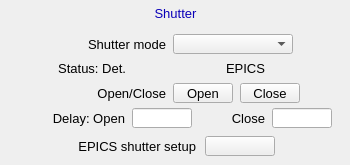
<?xml version="1.0" ?>
<ui version="4.0">
  <class>Dialog</class>
  <widget class="QWidget" name="screen">
    <property name="geometry">
      <rect>
        <x>85</x>
        <y>111</y>
        <width>350</width>
        <height>165</height>
      </rect>
    </property>
    <property name="styleSheet">
      <string notr="true">QWidget#screen {
  color: rgb(0, 0, 0);
  background-color: rgb(187, 187, 187);
  }</string>
    </property>
    <property name="windowTitle">
      <string>ADShutter</string>
    </property>
    <widget class="PyDMDrawingRectangle" name="rectangle">
      <property name="geometry">
        <rect>
          <x>122</x>
          <y>2</y>
          <width>107</width>
          <height>21</height>
        </rect>
      </property>
      <property name="brush" stdset="0">
        <brush brushstyle="SolidPattern">
          <color alpha="255">
            <red>218</red>
            <green>218</green>
            <blue>218</blue>
          </color>
        </brush>
      </property>
      <property name="penStyle" stdset="0">
        <enum>Qt::SolidLine</enum>
      </property>
      <property name="penColor" stdset="0">
        <color>
          <red>218</red>
          <green>218</green>
          <blue>218</blue>
        </color>
      </property>
      <property name="penWidth" stdset="0">
        <double>0</double>
      </property>
      <property name="penCapStyle" stdset="0">
        <enum>Qt::FlatCap</enum>
      </property>
      <property name="toolTip">
        <string>rectangle</string>
      </property>
    </widget>
    <widget class="PyDMDrawingRectangle" name="rectangle_1">
      <property name="geometry">
        <rect>
          <x>0</x>
          <y>0</y>
          <width>350</width>
          <height>165</height>
        </rect>
      </property>
      <property name="brush" stdset="0">
        <brush brushstyle="NoBrush">
          <color alpha="255">
            <red>0</red>
            <green>0</green>
            <blue>0</blue>
          </color>
        </brush>
      </property>
      <property name="penStyle" stdset="0">
        <enum>Qt::SolidLine</enum>
      </property>
      <property name="penColor" stdset="0">
        <color>
          <red>0</red>
          <green>0</green>
          <blue>0</blue>
        </color>
      </property>
      <property name="penWidth" stdset="0">
        <double>1</double>
      </property>
      <property name="penCapStyle" stdset="0">
        <enum>Qt::FlatCap</enum>
      </property>
      <property name="toolTip">
        <string>rectangle_1</string>
      </property>
    </widget>
    <widget class="QLabel" name="text">
      <property name="geometry">
        <rect>
          <x>96</x>
          <y>3</y>
          <width>159</width>
          <height>20</height>
        </rect>
      </property>
      <property name="text">
        <string>Shutter</string>
      </property>
      <property name="font" stdset="0">
        <font>
          <pointsize>10</pointsize>
        </font>
      </property>
      <property name="brush" stdset="0">
        <brush brushstyle="SolidPattern">
          <color alpha="255">
            <red>10</red>
            <green>0</green>
            <blue>184</blue>
          </color>
        </brush>
      </property>
      <property name="toolTip">
        <string>text</string>
      </property>
      <property name="alignment">
        <set>Qt::AlignCenter</set>
      </property>
      <property name="styleSheet">
        <string notr="true">QLabel#text {
  color: rgb(10, 0, 184);
  }</string>
      </property>
    </widget>
    <widget class="QLabel" name="text_1">
      <property name="geometry">
        <rect>
          <x>16</x>
          <y>34</y>
          <width>150</width>
          <height>20</height>
        </rect>
      </property>
      <property name="text">
        <string>Shutter mode</string>
      </property>
      <property name="font" stdset="0">
        <font>
          <pointsize>10</pointsize>
        </font>
      </property>
      <property name="brush" stdset="0">
        <brush brushstyle="SolidPattern">
          <color alpha="255">
            <red>0</red>
            <green>0</green>
            <blue>0</blue>
          </color>
        </brush>
      </property>
      <property name="toolTip">
        <string>text_1</string>
      </property>
      <property name="alignment">
        <set>Qt::AlignRight|Qt::AlignTrailing|Qt::AlignVCenter</set>
      </property>
      <property name="styleSheet">
        <string notr="true">QLabel#text_1 {
  color: rgb(0, 0, 0);
  }</string>
      </property>
    </widget>
    <widget class="PyDMEnumComboBox" name="menu">
      <property name="geometry">
        <rect>
          <x>173</x>
          <y>34</y>
          <width>120</width>
          <height>20</height>
        </rect>
      </property>
      <property name="toolTip">
        <string>${prefix}ShutterMode</string>
      </property>
      <property name="channel" stdset="0">
        <string>ca://${prefix}ShutterMode</string>
      </property>
      <property name="font" stdset="0">
        <font>
          <pointsize>10</pointsize>
        </font>
      </property>
      <property name="styleSheet">
        <string notr="true">PyDMEnumComboBox#menu {
  color: rgb(0, 0, 0);
  background-color: rgb(115, 223, 255);
  }</string>
      </property>
    </widget>
    <widget class="QLabel" name="text_2">
      <property name="geometry">
        <rect>
          <x>66</x>
          <y>83</y>
          <width>100</width>
          <height>20</height>
        </rect>
      </property>
      <property name="text">
        <string>Open/Close</string>
      </property>
      <property name="font" stdset="0">
        <font>
          <pointsize>10</pointsize>
        </font>
      </property>
      <property name="brush" stdset="0">
        <brush brushstyle="SolidPattern">
          <color alpha="255">
            <red>0</red>
            <green>0</green>
            <blue>0</blue>
          </color>
        </brush>
      </property>
      <property name="toolTip">
        <string>text_2</string>
      </property>
      <property name="alignment">
        <set>Qt::AlignRight|Qt::AlignTrailing|Qt::AlignVCenter</set>
      </property>
      <property name="styleSheet">
        <string notr="true">QLabel#text_2 {
  color: rgb(0, 0, 0);
  }</string>
      </property>
    </widget>
    <widget class="PyDMPushButton" name="message_button">
      <property name="geometry">
        <rect>
          <x>173</x>
          <y>83</y>
          <width>60</width>
          <height>20</height>
        </rect>
      </property>
      <property name="text">
        <string>Open</string>
      </property>
      <property name="font" stdset="0">
        <font>
          <pointsize>10</pointsize>
        </font>
      </property>
      <property name="toolTip">
        <string>${prefix}ShutterControl</string>
      </property>
      <property name="channel" stdset="0">
        <string>ca://${prefix}ShutterControl</string>
      </property>
      <property name="pressValue" stdset="0">
        <string>1</string>
      </property>
      <property name="styleSheet">
        <string notr="true">PyDMPushButton#message_button {
  color: rgb(0, 0, 0);
  background-color: rgb(115, 223, 255);
  }</string>
      </property>
    </widget>
    <widget class="PyDMPushButton" name="message_button_1">
      <property name="geometry">
        <rect>
          <x>240</x>
          <y>83</y>
          <width>60</width>
          <height>20</height>
        </rect>
      </property>
      <property name="text">
        <string>Close</string>
      </property>
      <property name="font" stdset="0">
        <font>
          <pointsize>10</pointsize>
        </font>
      </property>
      <property name="toolTip">
        <string>${prefix}ShutterControl</string>
      </property>
      <property name="channel" stdset="0">
        <string>ca://${prefix}ShutterControl</string>
      </property>
      <property name="pressValue" stdset="0">
        <string>0</string>
      </property>
      <property name="styleSheet">
        <string notr="true">PyDMPushButton#message_button_1 {
  color: rgb(0, 0, 0);
  background-color: rgb(115, 223, 255);
  }</string>
      </property>
    </widget>
    <widget class="QLabel" name="text_3">
      <property name="geometry">
        <rect>
          <x>6</x>
          <y>58</y>
          <width>120</width>
          <height>20</height>
        </rect>
      </property>
      <property name="text">
        <string>Status: Det.</string>
      </property>
      <property name="font" stdset="0">
        <font>
          <pointsize>10</pointsize>
        </font>
      </property>
      <property name="brush" stdset="0">
        <brush brushstyle="SolidPattern">
          <color alpha="255">
            <red>0</red>
            <green>0</green>
            <blue>0</blue>
          </color>
        </brush>
      </property>
      <property name="toolTip">
        <string>text_3</string>
      </property>
      <property name="alignment">
        <set>Qt::AlignRight|Qt::AlignTrailing|Qt::AlignVCenter</set>
      </property>
      <property name="styleSheet">
        <string notr="true">QLabel#text_3 {
  color: rgb(0, 0, 0);
  }</string>
      </property>
    </widget>
    <widget class="PyDMLabel" name="text_update">
      <property name="geometry">
        <rect>
          <x>132</x>
          <y>59</y>
          <width>60</width>
          <height>18</height>
        </rect>
      </property>
      <property name="toolTip">
        <string>PV: ${prefix}ShutterStatus_RBV</string>
      </property>
      <property name="channel" stdset="0">
        <string>ca://${prefix}ShutterStatus_RBV</string>
      </property>
      <property name="displayFormat" stdset="0">
        <enum>PyDMLabel::String</enum>
      </property>
      <property name="font" stdset="0">
        <font>
          <pointsize>10</pointsize>
        </font>
      </property>
      <property name="alignment">
        <set>Qt::AlignCenter</set>
      </property>
      <property name="textInteractionFlags">
        <set>Qt::TextSelectableByKeyboard|Qt::TextSelectableByMouse</set>
      </property>
      <property name="styleSheet">
        <string notr="true">PyDMLabel#text_update {
  color: rgb(10, 0, 184);
  background-color: rgb(218, 218, 218);
  }</string>
      </property>
    </widget>
    <widget class="PyDMLineEdit" name="text_entry">
      <property name="geometry">
        <rect>
          <x>132</x>
          <y>108</y>
          <width>60</width>
          <height>20</height>
        </rect>
      </property>
      <property name="channel" stdset="0">
        <string>ca://${prefix}ShutterOpenDelay</string>
      </property>
      <property name="toolTip">
        <string>${prefix}ShutterOpenDelay</string>
      </property>
      <property name="font" stdset="0">
        <font>
          <pointsize>10</pointsize>
        </font>
      </property>
      <property name="styleSheet">
        <string notr="true">PyDMLineEdit#text_entry {
  color: rgb(0, 0, 0);
  background-color: rgb(115, 223, 255);
  border: 1px solid black;
  margin: 0px;
  padding: 0px;
  spacing: 0px;
  }</string>
      </property>
    </widget>
    <widget class="QLabel" name="text_4">
      <property name="geometry">
        <rect>
          <x>15</x>
          <y>108</y>
          <width>110</width>
          <height>20</height>
        </rect>
      </property>
      <property name="text">
        <string>Delay: Open</string>
      </property>
      <property name="font" stdset="0">
        <font>
          <pointsize>10</pointsize>
        </font>
      </property>
      <property name="brush" stdset="0">
        <brush brushstyle="SolidPattern">
          <color alpha="255">
            <red>0</red>
            <green>0</green>
            <blue>0</blue>
          </color>
        </brush>
      </property>
      <property name="toolTip">
        <string>text_4</string>
      </property>
      <property name="alignment">
        <set>Qt::AlignRight|Qt::AlignTrailing|Qt::AlignVCenter</set>
      </property>
      <property name="styleSheet">
        <string notr="true">QLabel#text_4 {
  color: rgb(0, 0, 0);
  }</string>
      </property>
    </widget>
    <widget class="QLabel" name="text_5">
      <property name="geometry">
        <rect>
          <x>215</x>
          <y>108</y>
          <width>50</width>
          <height>20</height>
        </rect>
      </property>
      <property name="text">
        <string>Close</string>
      </property>
      <property name="font" stdset="0">
        <font>
          <pointsize>10</pointsize>
        </font>
      </property>
      <property name="brush" stdset="0">
        <brush brushstyle="SolidPattern">
          <color alpha="255">
            <red>0</red>
            <green>0</green>
            <blue>0</blue>
          </color>
        </brush>
      </property>
      <property name="toolTip">
        <string>text_5</string>
      </property>
      <property name="alignment">
        <set>Qt::AlignRight|Qt::AlignTrailing|Qt::AlignVCenter</set>
      </property>
      <property name="styleSheet">
        <string notr="true">QLabel#text_5 {
  color: rgb(0, 0, 0);
  }</string>
      </property>
    </widget>
    <widget class="PyDMLineEdit" name="text_entry_1">
      <property name="geometry">
        <rect>
          <x>272</x>
          <y>108</y>
          <width>60</width>
          <height>20</height>
        </rect>
      </property>
      <property name="channel" stdset="0">
        <string>ca://${prefix}ShutterCloseDelay</string>
      </property>
      <property name="toolTip">
        <string>${prefix}ShutterCloseDelay</string>
      </property>
      <property name="font" stdset="0">
        <font>
          <pointsize>10</pointsize>
        </font>
      </property>
      <property name="styleSheet">
        <string notr="true">PyDMLineEdit#text_entry_1 {
  color: rgb(0, 0, 0);
  background-color: rgb(115, 223, 255);
  border: 1px solid black;
  margin: 0px;
  padding: 0px;
  spacing: 0px;
  }</string>
      </property>
    </widget>
    <widget class="PyDMRelatedDisplayButton" name="related_display">
      <property name="geometry">
        <rect>
          <x>205</x>
          <y>136</y>
          <width>70</width>
          <height>20</height>
        </rect>
      </property>
      <property name="showIcon" stdset="0">
        <bool>true</bool>
      </property>
      <property name="font" stdset="0">
        <font>
          <pointsize>10</pointsize>
        </font>
      </property>
      <property name="styleSheet">
        <string notr="true">PyDMRelatedDisplayButton#related_display {
  color: rgb(0, 0, 0);
  background-color: rgb(115, 223, 255);
  }</string>
      </property>
      <property name="titles" stdset="0">
        <stringlist>
          <string>EPICS shutter setup</string>
        </stringlist>
      </property>
      <property name="filenames" stdset="0">
        <stringlist>
          <string>ADEpicsShutter_V25.ui</string>
        </stringlist>
      </property>
      <property name="macros" stdset="0">
        <stringlist>
          <string>P=${P},R=${R}</string>
        </stringlist>
      </property>
      <property name="openInNewWindow" stdset="0">
        <bool>true</bool>
      </property>
    </widget>
    <widget class="QLabel" name="text_6">
      <property name="geometry">
        <rect>
          <x>6</x>
          <y>136</y>
          <width>190</width>
          <height>20</height>
        </rect>
      </property>
      <property name="text">
        <string>EPICS shutter setup</string>
      </property>
      <property name="font" stdset="0">
        <font>
          <pointsize>10</pointsize>
        </font>
      </property>
      <property name="brush" stdset="0">
        <brush brushstyle="SolidPattern">
          <color alpha="255">
            <red>0</red>
            <green>0</green>
            <blue>0</blue>
          </color>
        </brush>
      </property>
      <property name="toolTip">
        <string>text_6</string>
      </property>
      <property name="alignment">
        <set>Qt::AlignRight|Qt::AlignTrailing|Qt::AlignVCenter</set>
      </property>
      <property name="styleSheet">
        <string notr="true">QLabel#text_6 {
  color: rgb(0, 0, 0);
  }</string>
      </property>
    </widget>
    <widget class="QLabel" name="text_7">
      <property name="geometry">
        <rect>
          <x>215</x>
          <y>58</y>
          <width>50</width>
          <height>20</height>
        </rect>
      </property>
      <property name="text">
        <string>EPICS</string>
      </property>
      <property name="font" stdset="0">
        <font>
          <pointsize>10</pointsize>
        </font>
      </property>
      <property name="brush" stdset="0">
        <brush brushstyle="SolidPattern">
          <color alpha="255">
            <red>0</red>
            <green>0</green>
            <blue>0</blue>
          </color>
        </brush>
      </property>
      <property name="toolTip">
        <string>text_7</string>
      </property>
      <property name="alignment">
        <set>Qt::AlignRight|Qt::AlignTrailing|Qt::AlignVCenter</set>
      </property>
      <property name="styleSheet">
        <string notr="true">QLabel#text_7 {
  color: rgb(0, 0, 0);
  }</string>
      </property>
    </widget>
    <widget class="PyDMLabel" name="text_update_1">
      <property name="geometry">
        <rect>
          <x>272</x>
          <y>59</y>
          <width>60</width>
          <height>18</height>
        </rect>
      </property>
      <property name="toolTip">
        <string>PV: ${prefix}ShutterStatusEPICS_RBV</string>
      </property>
      <property name="channel" stdset="0">
        <string>ca://${prefix}ShutterStatusEPICS_RBV</string>
      </property>
      <property name="displayFormat" stdset="0">
        <enum>PyDMLabel::String</enum>
      </property>
      <property name="font" stdset="0">
        <font>
          <pointsize>10</pointsize>
        </font>
      </property>
      <property name="alignment">
        <set>Qt::AlignCenter</set>
      </property>
      <property name="textInteractionFlags">
        <set>Qt::TextSelectableByKeyboard|Qt::TextSelectableByMouse</set>
      </property>
      <property name="styleSheet">
        <string notr="true">PyDMLabel#text_update_1 {
  color: rgb(10, 0, 184);
  background-color: rgb(218, 218, 218);
  }</string>
      </property>
    </widget>
  </widget>
  <customwidgets>
    <customwidget>
      <class>PyDMDrawingRectangle</class>
      <extends>QWidget</extends>
      <header>pydm.widgets.drawing</header>
    </customwidget>
    <customwidget>
      <class>PyDMLabel</class>
      <extends>QLabel</extends>
      <header>pydm.widgets.label</header>
    </customwidget>
    <customwidget>
      <class>PyDMEnumComboBox</class>
      <extends>QComboBox</extends>
      <header>pydm.widgets.enum_combo_box</header>
    </customwidget>
    <customwidget>
      <class>PyDMPushButton</class>
      <extends>QPushButton</extends>
      <header>pydm.widgets.pushbutton</header>
    </customwidget>
    <customwidget>
      <class>PyDMLineEdit</class>
      <extends>QLineEdit</extends>
      <header>pydm.widgets.line_edit</header>
    </customwidget>
    <customwidget>
      <class>PyDMRelatedDisplayButton</class>
      <extends>QPushButton</extends>
      <header>pydm.widgets.related_display_button</header>
    </customwidget>
  </customwidgets>
</ui>
